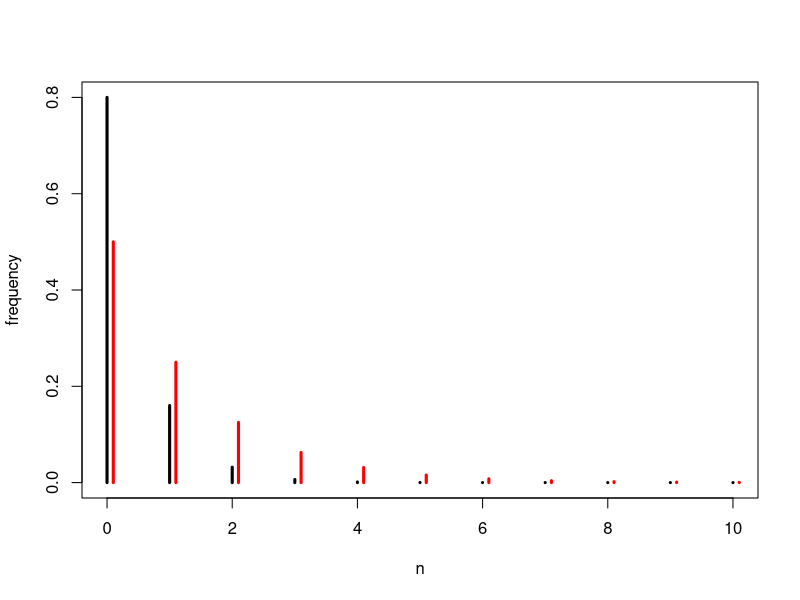
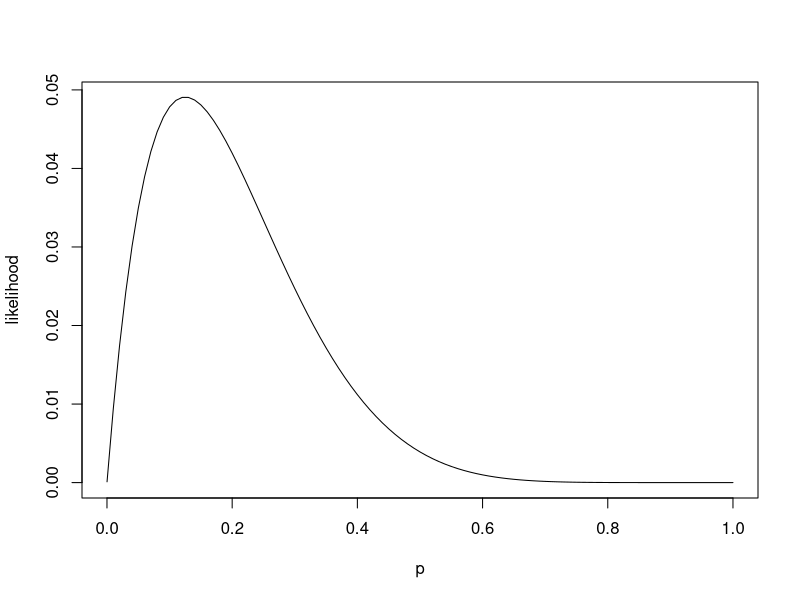
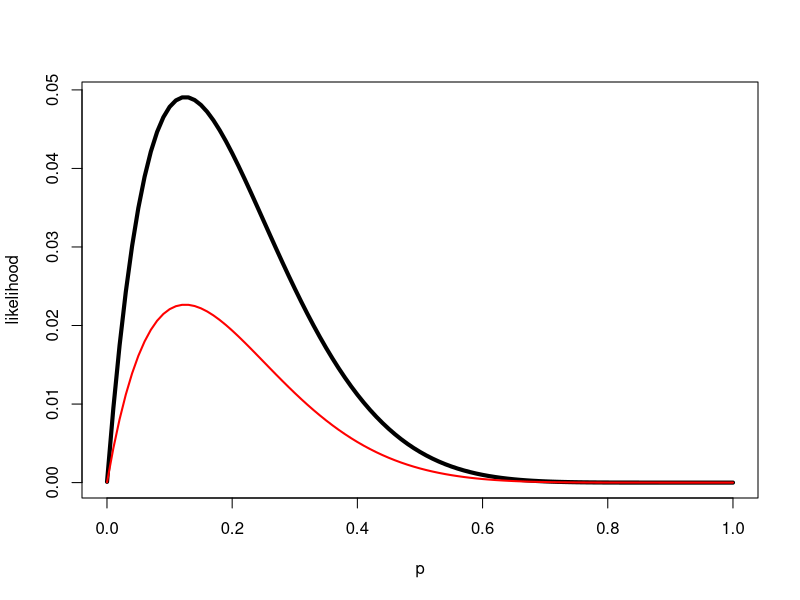
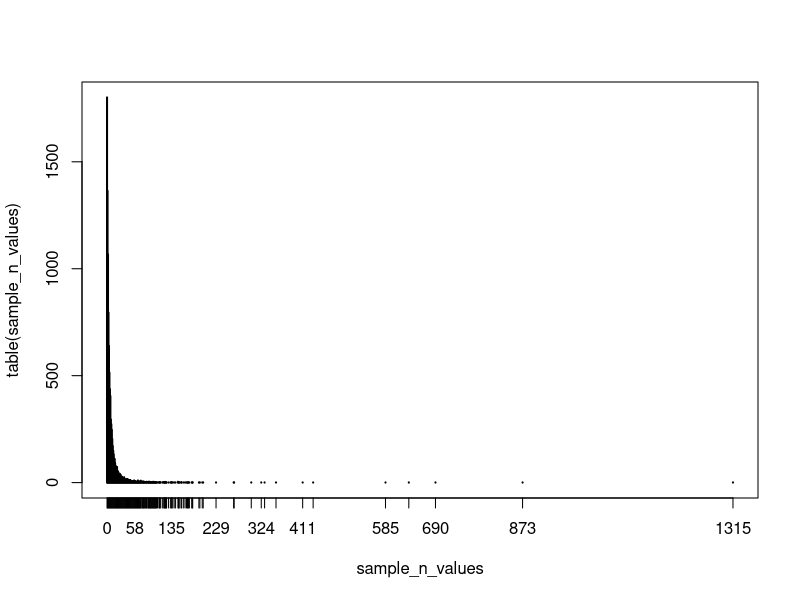
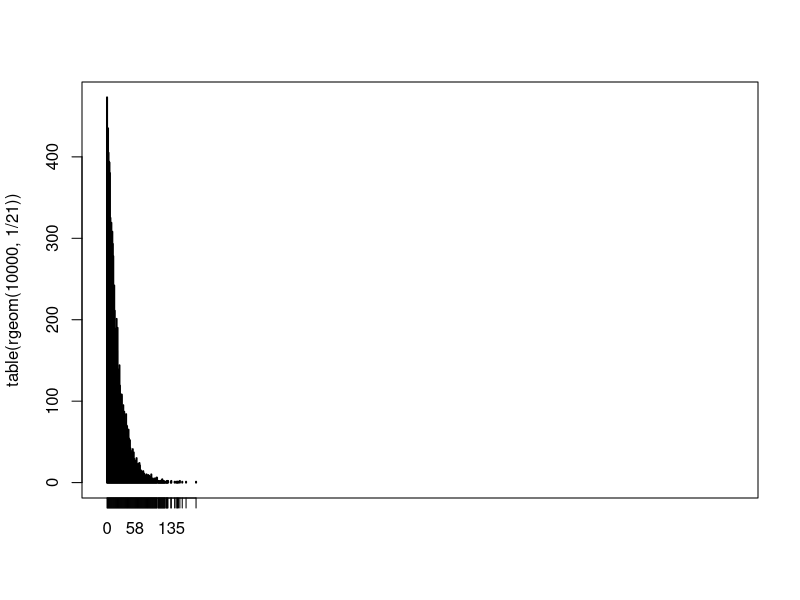
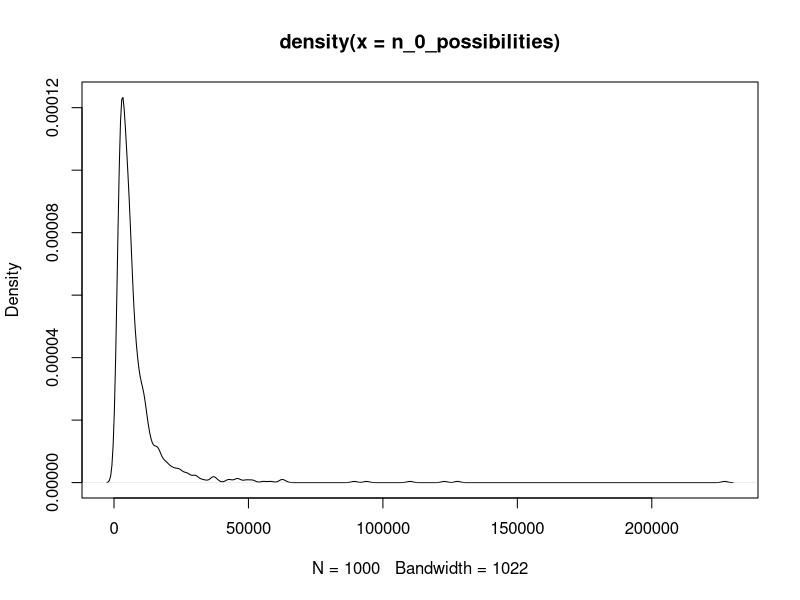

The R source for these figures, in order:
## ---- chunk 1
set.seed(1) # set random number seed for reproducibility
## ---- chunk 2
plot(0:10, dgeom(0:10, p = .8), type = "h", lwd = 3, xlab = "n", ylab = "frequency")
points(0:10 + .1, dgeom(0:10, p = .5), type = "h", lwd = 3, col = "red")
## ---- chunk 3
curve(dgeom(7, x), from = .0001, xlab = "p", ylab = "likelihood")
## ---- chunk 4
Z = exp(5.04985600724954) # Proportionality constant, found empirically

curve(dgeom(7, x), from = .0001, xlab = "p", ylab = "likelihood", lwd = 4)
curve(dbeta(x, shape1 = 2, shape2 = 7 + 1) / Z, add = TRUE, col = "red", lwd = 2)
## ---- chunk 5
p_parameter_possibilities = rbeta(10000, 2, 7 + 2)
sample_n_values = rgeom(10000, p_parameter_possibilities)
plot(table(sample_n_values))
## ---- chunk 6
plot(table(rgeom(10000, 1/21)), xlim = range(sample_n_values))
## ---- chunk 7
n_0_possibilities = sapply(
  rbeta(1000, 2, 7 + 2),
  function(p){
    sum(rgeom(1000, p))
  }
)

plot(density(n_0_possibilities))
